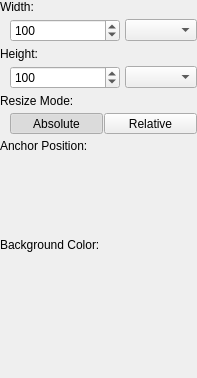
<?xml version="1.0" encoding="UTF-8"?>
<ui version="4.0">
 <class>FilterWidget</class>
 <widget class="QWidget" name="FilterWidget">
  <property name="geometry">
   <rect>
    <x>0</x>
    <y>0</y>
    <width>197</width>
    <height>378</height>
   </rect>
  </property>
  <property name="windowTitle">
   <string>Form</string>
  </property>
  <layout class="QVBoxLayout" name="verticalLayout" stretch="0,1">
   <property name="spacing">
    <number>0</number>
   </property>
   <property name="leftMargin">
    <number>0</number>
   </property>
   <property name="topMargin">
    <number>0</number>
   </property>
   <property name="rightMargin">
    <number>0</number>
   </property>
   <property name="bottomMargin">
    <number>0</number>
   </property>
   <item>
    <layout class="QVBoxLayout" name="verticalLayout_6">
     <property name="spacing">
      <number>5</number>
     </property>
     <item>
      <widget class="QLabel" name="label_3">
       <property name="text">
        <string>Width:</string>
       </property>
      </widget>
     </item>
     <item>
      <layout class="QHBoxLayout" name="horizontalLayout_2" stretch="1,0">
       <property name="spacing">
        <number>5</number>
       </property>
       <property name="leftMargin">
        <number>10</number>
       </property>
       <item>
        <widget class="QSpinBox" name="mSpinWidth">
         <property name="minimum">
          <number>1</number>
         </property>
         <property name="maximum">
          <number>10000</number>
         </property>
         <property name="value">
          <number>100</number>
         </property>
        </widget>
       </item>
       <item>
        <widget class="QComboBox" name="mComboWidthMode"/>
       </item>
      </layout>
     </item>
     <item>
      <widget class="QLabel" name="label_4">
       <property name="text">
        <string>Height:</string>
       </property>
      </widget>
     </item>
     <item>
      <layout class="QHBoxLayout" name="horizontalLayout_3" stretch="1,0">
       <property name="spacing">
        <number>5</number>
       </property>
       <property name="leftMargin">
        <number>10</number>
       </property>
       <item>
        <widget class="QSpinBox" name="mSpinHeight">
         <property name="minimum">
          <number>1</number>
         </property>
         <property name="maximum">
          <number>30000</number>
         </property>
         <property name="value">
          <number>100</number>
         </property>
        </widget>
       </item>
       <item>
        <widget class="QComboBox" name="mComboHeightMode"/>
       </item>
      </layout>
     </item>
     <item>
      <widget class="QLabel" name="label_2">
       <property name="text">
        <string>Resize Mode:</string>
       </property>
      </widget>
     </item>
     <item>
      <layout class="QHBoxLayout" name="horizontalLayout_4">
       <property name="spacing">
        <number>1</number>
       </property>
       <property name="leftMargin">
        <number>10</number>
       </property>
       <item>
        <widget class="QToolButton" name="mButtonResizeModeAbsolute">
         <property name="sizePolicy">
          <sizepolicy hsizetype="Preferred" vsizetype="Fixed">
           <horstretch>0</horstretch>
           <verstretch>0</verstretch>
          </sizepolicy>
         </property>
         <property name="text">
          <string>Absolute</string>
         </property>
         <property name="checkable">
          <bool>true</bool>
         </property>
         <property name="checked">
          <bool>true</bool>
         </property>
         <property name="autoExclusive">
          <bool>true</bool>
         </property>
         <property name="class" stdset="0">
          <string>cFlatOptionButton</string>
         </property>
        </widget>
       </item>
       <item>
        <widget class="QToolButton" name="mButtonResizeModeRelative">
         <property name="sizePolicy">
          <sizepolicy hsizetype="Preferred" vsizetype="Fixed">
           <horstretch>0</horstretch>
           <verstretch>0</verstretch>
          </sizepolicy>
         </property>
         <property name="text">
          <string>Relative</string>
         </property>
         <property name="checkable">
          <bool>true</bool>
         </property>
         <property name="autoExclusive">
          <bool>true</bool>
         </property>
         <property name="class" stdset="0">
          <string>cFlatOptionButton</string>
         </property>
        </widget>
       </item>
      </layout>
     </item>
     <item>
      <widget class="QLabel" name="label_5">
       <property name="text">
        <string>Anchor Position:</string>
       </property>
      </widget>
     </item>
     <item>
      <layout class="QHBoxLayout" name="horizontalLayout_5">
       <property name="spacing">
        <number>1</number>
       </property>
       <property name="leftMargin">
        <number>10</number>
       </property>
       <item>
        <widget class="ibp::widgets::AnchorPositionBox" name="mAnchorPositionBox" native="true">
         <property name="minimumSize">
          <size>
           <width>0</width>
           <height>75</height>
          </size>
         </property>
         <property name="focusPolicy">
          <enum>Qt::StrongFocus</enum>
         </property>
        </widget>
       </item>
      </layout>
     </item>
     <item>
      <widget class="QLabel" name="label">
       <property name="text">
        <string>Background Color:</string>
       </property>
      </widget>
     </item>
     <item>
      <layout class="QHBoxLayout" name="horizontalLayout">
       <property name="spacing">
        <number>1</number>
       </property>
       <property name="leftMargin">
        <number>10</number>
       </property>
       <item>
        <widget class="ibp::widgets::ColorButton" name="mButtonBackgroundColor" native="true">
         <property name="sizePolicy">
          <sizepolicy hsizetype="Expanding" vsizetype="Preferred">
           <horstretch>0</horstretch>
           <verstretch>0</verstretch>
          </sizepolicy>
         </property>
         <property name="minimumSize">
          <size>
           <width>0</width>
           <height>32</height>
          </size>
         </property>
        </widget>
       </item>
      </layout>
     </item>
    </layout>
   </item>
   <item>
    <spacer name="verticalSpacer">
     <property name="orientation">
      <enum>Qt::Vertical</enum>
     </property>
     <property name="sizeHint" stdset="0">
      <size>
       <width>0</width>
       <height>0</height>
      </size>
     </property>
    </spacer>
   </item>
  </layout>
 </widget>
 <customwidgets>
  <customwidget>
   <class>ibp::widgets::ColorButton</class>
   <extends>QWidget</extends>
   <header>colorbutton.h</header>
   <container>1</container>
  </customwidget>
  <customwidget>
   <class>ibp::widgets::AnchorPositionBox</class>
   <extends>QWidget</extends>
   <header>anchorpositionbox.h</header>
   <container>1</container>
  </customwidget>
 </customwidgets>
 <resources/>
 <connections/>
</ui>
